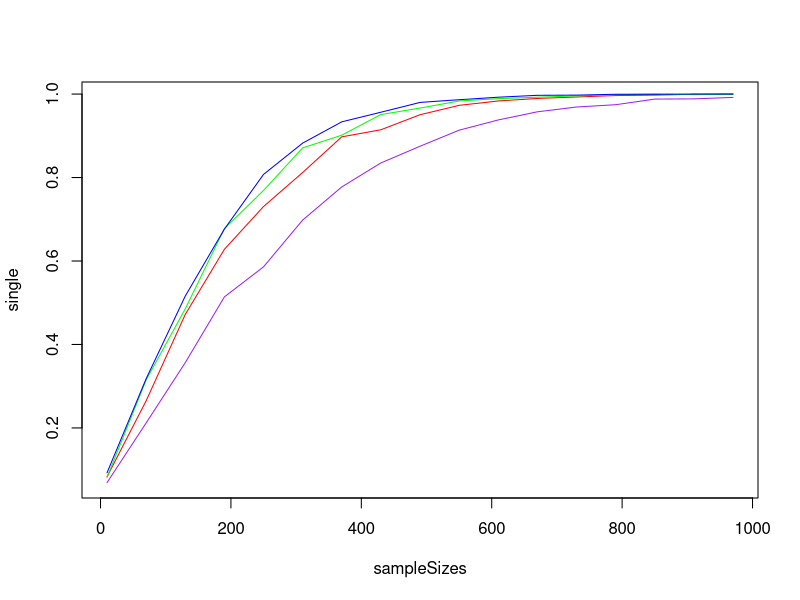
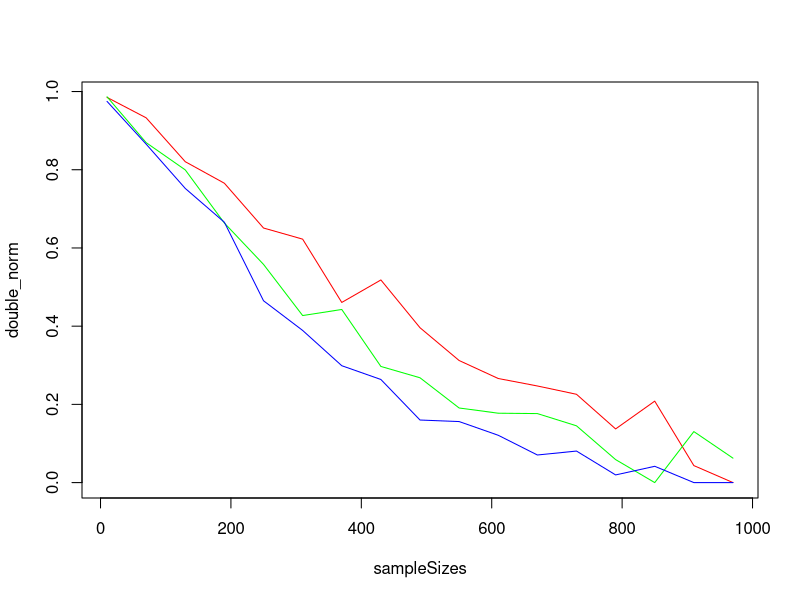

Write the R code that produced these figures, in order.
## ---- chunk 1

simulatePower <- function(n1, n2, delta, sd = 1, sig.level = 0.05, steps = 10^4) {
  diff_cnt <- 0
  
  for (i in 1:steps) {    
    # Generate two random samples
    sample1 <- rnorm(n1, mean = delta, sd = sd)
    sample2 <- rnorm(n2, mean = 0, sd = sd)
    
    t_test_result <- t.test(sample1, sample2)
    
    # Increment the counter if differences are detected
    if (t_test_result$p.value < sig.level) {
      diff_cnt <- diff_cnt + 1
    }
  }
  
  power <- diff_cnt / steps
  
  return(power)
}
## ---- chunk 2
print("For the sample size of 10:")
simulatePower(10, 10, 2, sd = 10)
power.t.test(delta = 2, sd = 10, n = 10)$power
print("For the sample size of 20:")
simulatePower(20, 20, 2, sd = 10)
power.t.test(delta = 2, sd = 10, n = 20)$power
print("For the sample size of 100:")
simulatePower(100, 100, 2, sd = 10)
power.t.test(delta = 2, sd = 10, n = 100)$power
## ---- chunk 3
sampleSizes <- seq(10, 1000, 60)

single <- c()
double <- c()
triple <- c()
quadruple <- c()

d <- 2
sd = 10

for(i in sampleSizes) {
  single <- c(single, simulatePower(i, i, d, sd = sd, steps=2*10^3))
  double <- c(double, simulatePower(2 * i, i, d, sd = sd, steps=2*10^3))
  triple <- c(triple, simulatePower(3 * i, i, d, sd = sd, steps=2*10^3))
  quadruple <- c(quadruple, simulatePower(4 * i, i, d, sd = sd, steps=2*10^3))
}
## ---- chunk 4
plot(sampleSizes, single, type = "l", col = "purple")
lines(sampleSizes, double, col = "red")
lines(sampleSizes, triple, col = "green")
lines(sampleSizes, quadruple, col = "blue")
## ---- chunk 5


single_p <- 1 - single
double_norm <- (1 - double) / single_p
triple_norm <- (1 - triple) / single_p
quadruple_norm <- (1 - quadruple) / single_p

plot(sampleSizes, double_norm, type = "l", col = "red")
#lines(sampleSizes, single_p, , col = "purple")
lines(sampleSizes, triple_norm, col = "green")
lines(sampleSizes, quadruple_norm, col = "blue")

## ---- chunk 6

